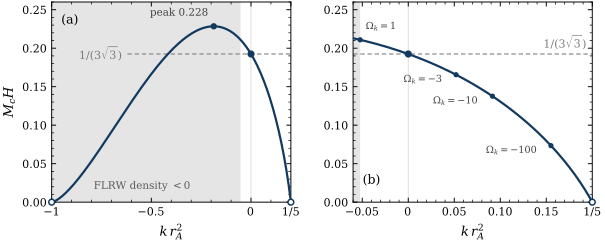

Here is the Python script that generated this plot:
import numpy as np
from scipy.optimize import brentq
import matplotlib.pyplot as plt

from mcvittie_figure_style import apply_style, panel_label, GREY, SHADE

apply_style()


# mu_-(w) = [2 - 2w - w^2 - sqrt(3 - 12w - 6w^2)] / (1+w)^2 is 0/0 at w = -1.
# The stable form is mu_-(w) = (1+w)^2 / [A(w) + sqrt(B(w))].
def mu_minus(w):
    A = 2.0 - 2.0 * w - w * w
    B = 3.0 - 12.0 * w - 6.0 * w * w
    return (1.0 + w) ** 2 / (A + np.sqrt(B))


def McH(w):
    u = 1.0 + w
    mu = mu_minus(w)
    return u ** 1.5 * ((1.0 - w) - u * mu) / (3.0 * (1.0 + mu))


def ell_merger(w):
    mu = mu_minus(w)
    return w * mu * mu / (1.0 + w)


def omega_k(w):
    """Omega_k = -16 ell / eps^2 with eps = M_c H."""
    return -16.0 * ell_merger(w) / McH(w) ** 2


W_RHO = brentq(lambda z: omega_k(z) - 1.0, -0.2, -0.01)   # Omega_k = 1
FLAT = 1.0 / (3.0 * np.sqrt(3.0))
W_END = 0.2
W_MIN = -1.0
CURVE = "#12395f"

w_all = np.linspace(W_MIN, W_END, 4001)
i_max = np.argmax(McH(w_all))
w_pk, y_pk = w_all[i_max], McH(w_all)[i_max]

fig, (ax1, ax2) = plt.subplots(1, 2, figsize=(7.0, 2.6),
                               gridspec_kw=dict(width_ratios=[1.0, 1.0]))
fig.subplots_adjust(wspace=0.26)

# ------------------------------------------------------------------ panel (a)
ax1.axvspan(W_MIN, W_RHO, color=SHADE, lw=0, zorder=0)
ax1.text(0.5 * (W_MIN + W_RHO) - 0.02, 0.012, "FLRW density $<0$", ha="center",
         va="bottom", fontsize=7.5, color="0.35")
ax1.axvline(0.0, color="0.85", lw=0.6, zorder=0)
ax1.plot([-0.62, W_END], [FLAT, FLAT], ls=(0, (4, 2.5)), color=GREY, lw=0.8, zorder=1)
ax1.plot(w_all, McH(w_all), color=CURVE, lw=1.6, solid_capstyle="round", zorder=3)
ax1.plot(0.0, FLAT, "o", ms=4.2, color=CURVE, zorder=4)
ax1.plot(w_pk, y_pk, "o", ms=3.6, color=CURVE, zorder=4)
ax1.annotate(rf"peak {y_pk:.3f}", xy=(w_pk, y_pk), xytext=(-4, 6),
             textcoords="offset points", ha="right", va="bottom", fontsize=7.5,
             color="0.25")
ax1.annotate(r"$1/(3\sqrt{3})$", xy=(-0.62, FLAT), xytext=(-3, 0),
             textcoords="offset points", ha="right", va="center", color=GREY, fontsize=8)
for w_end in (W_MIN, W_END):
    ax1.plot(w_end, 0.0, "o", ms=4.2, mfc="white", mec=CURVE, mew=1.1, zorder=5,
             clip_on=False)
ax1.set_xlim(W_MIN, W_END)
ax1.set_ylim(0.0, 0.26)
ax1.set_xlabel(r"$k\,r_A^{2}$")
ax1.set_ylabel(r"$M_c H$")
ax1.set_xticks([-1.0, -0.5, 0.0, 0.2])
ax1.set_xticklabels([r"$-1$", r"$-0.5$", r"$0$", r"$1/5$"])
ax1.minorticks_on()
panel_label(ax1, "(a)")

# ------------------------------------------------------------------ panel (b)
WL = -0.06
wz = np.linspace(WL, W_END, 3001)
ax2.axvspan(WL, W_RHO, color=SHADE, lw=0, zorder=0)
ax2.axvline(0.0, color="0.85", lw=0.6, zorder=0)
ax2.plot([WL, W_END], [FLAT, FLAT], ls=(0, (4, 2.5)), color=GREY, lw=0.8, zorder=1)
ax2.plot(wz, McH(wz), color=CURVE, lw=1.6, solid_capstyle="round", zorder=3)
ax2.plot(0.0, FLAT, "o", ms=4.2, color=CURVE, zorder=4)
ax2.plot(W_END, 0.0, "o", ms=4.2, mfc="white", mec=CURVE, mew=1.1, zorder=5,
         clip_on=False)
ax2.text(0.195, FLAT + 0.004, r"$1/(3\sqrt{3})$", ha="right", va="bottom",
         color=GREY, fontsize=8)


# Omega_k labels: the boundary of non-negative density and three closed universes.
ax2.plot(W_RHO, McH(W_RHO), "o", ms=2.8, color=CURVE, zorder=4)
ax2.annotate(r"$\Omega_k=1$", xy=(W_RHO, McH(W_RHO)), xytext=(4, 5),
             textcoords="offset points", ha="left", va="bottom", fontsize=7, color="0.25")
for om in (-3.0, -10.0, -100.0):
    w_om = brentq(lambda z: omega_k(z) - om, 1e-4, 0.1999)
    ax2.plot(w_om, McH(w_om), "o", ms=2.8, color=CURVE, zorder=4)
    ax2.annotate(rf"$\Omega_k={om:g}$", xy=(w_om, McH(w_om)), xytext=(-10, -4),
                 textcoords="offset points", ha="right", va="center", fontsize=7, color="0.25")
ax2.set_xlim(WL, W_END)
ax2.set_ylim(0.0, 0.26)
ax2.set_xlabel(r"$k\,r_A^{2}$")
ax2.set_xticks([-0.05, 0.0, 0.05, 0.10, 0.15, 0.2])
ax2.set_xticklabels([r"$-0.05$", r"$0$", r"$0.05$", r"$0.10$", r"$0.15$", r"$1/5$"])
ax2.minorticks_on()
panel_label(ax2, "(b)", y=0.14)

fig.savefig("fig3_critical_mass.pdf")
fig.savefig("fig3_critical_mass.png", dpi=400)

print(f"M_c H (k=0)      = {McH(0.0):.8f}   [1/(3 sqrt3) = {FLAT:.8f}]")
print(f"peak M_c H       = {y_pk:.6f} at k r_A^2 = {w_pk:.4f}")
print(f"Omega_k = 1 at k r_A^2 = {W_RHO:.4f}")
